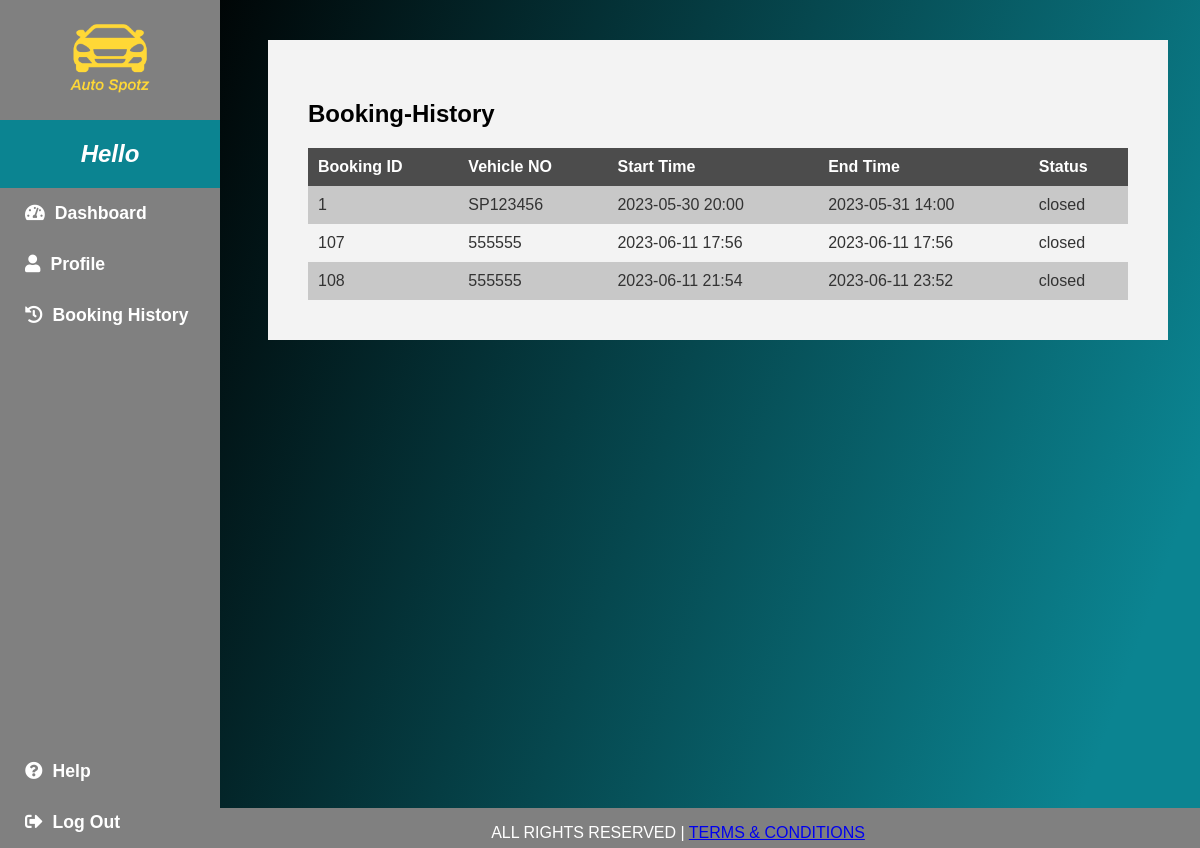
Screenshot of /bookinghistory.php with the database file from the repository.
### tables this page shows
CREATE TABLE `bookings` (
  `Booking_ID` int(4) NOT NULL,
  `User_ID` int(4) NOT NULL,
  `Slot_ID` int(4) NOT NULL,
  `Pay_ID` varchar(4) NOT NULL,
  `Plate_Number` varchar(12) NOT NULL,
  `Phone_No` int(12) NOT NULL,
  `Check_IN` datetime(6) NOT NULL,
  `Check_OUT` datetime(6) NOT NULL,
  `Status` varchar(12) NOT NULL
);

### bookinghistory.php (the view, shortened to what this page needs)
<?php
    include_once 'config.php';
    $query = "SELECT * FROM bookings WHERE Status = 'closed' ";
    $result = mysqli_query($conn, $query);
    if ($result && mysqli_num_rows($result) > 0) {
        while ($row = mysqli_fetch_assoc($result)) {
            $bookingID = $row['Booking_ID'];
            $vehicleNo = $row['Plate_Number'];
            $bookingStartTime = $row['Check_IN'];
            $bookingEndTime = $row['Check_OUT'];
            $status =  $row['Status'];
            $bookings[] = [
                'bookingID' => $bookingID,
                'vehicleNo' => $vehicleNo,
                'bookingStartTime' => $bookingStartTime,
                'bookingEndTime' => $bookingEndTime,
                'status' => $status
            ];
        }
    } else {
        echo "No Previous bookings found.";
    }
?>
<html>
    <head>
        <link rel="stylesheet" type="text/css" href="css/ud-styles.css">
        <link rel="stylesheet" href="https://cdnjs.cloudflare.com/ajax/libs/font-awesome/5.15.3/css/all.min.css" />
    </head>
    <body>
        <div class="sidebar">
            <div class="logo-container">
                <img src="images/logo1.png" alt="logo" class="logo">
            </div>
            <div class="welcome-message">
                 <?php echo "<strong>Hello </strong> ".$_SESSION['Username']; ?>
            </div>
            <ul>
                <li><a href="userdash.php"><i class="fas fa-tachometer-alt"></i>Dashboard</a></li>
                <li><a href="userprofile.php"><i class="fas fa-user"></i>Profile</a></li>
                <li><a href="bookinghistory.php"><i class="fas fa-history"></i>Booking History</a></li>
            </ul>
            <div class="bottom-links">
                <ul>
                    <li class="help"  ><a href="FAQ.html"><i class="fas fa-question-circle"></i>Help</a></li>
                    <li class="logout" ><a href="logout.php"><i class="fas fa-sign-out-alt"></i>Log Out</a></li>
                </ul>
            </div>
        </div>
        <div class="ud-content">
        <h2>Booking-History</h2>
        <table>
            <tr>
                <th>Booking ID</th>
                <th>Vehicle NO</th>
                <th>Start Time</th>
                <th>End Time</th>
                <th>Status</th>
            </tr>
            <?php foreach ($bookings as $booking): ?>
            <tr>
                <td><?php echo $booking['bookingID']; ?></td>
                <td><?php echo $booking['vehicleNo']; ?></td>
                <td><?php echo date('Y-m-d H:i', strtotime($booking['bookingStartTime'])); ?></td>
                <td><?php echo date('Y-m-d H:i', strtotime($booking['bookingEndTime'])); ?></td>
                <td><?php echo $booking['status']; ?></td>
            </tr>
            <?php endforeach; ?>
        </table>
        </div>
        <footer>
           <p>ALL RIGHTS RESERVED | <a href="tnc.html">TERMS & CONDITIONS<a> </p>
        </footer>
    </body>
</html>

### css/ud-styles.css (style rules this page uses)
body { font-family: Arial, sans-serif; background-image: linear-gradient( 109.6deg, rgba(0,0,0,1) 11.2%, rgba(11,132,145,1) 91.1% ); background-size: cover; background-repeat: no-repeat; overflow-x: hidden; width: 100%; min-height: 100vh; color: #333; }
.logo-container { display: flex; justify-content: center; padding: 20px; }
.logo { height: 80px; width: 80px; }
.welcome-message { padding: 20px; color: white; font-size: 1.5em; text-align: center; background-color: rgba(11,132,145,1); font-style: italic; }
.sidebar { height: 100%; width: 220px; background-color: grey; position: fixed; left: 0; top: 0; display: flex; flex-direction: column; height: 100%; }
.sidebar ul { list-style-type: none; padding: 0; margin: 0; margin-bottom: 20px; flex-grow: 1; margin-top: auto; }
.sidebar ul li { padding: 15px; }
.sidebar ul li a { text-decoration: none; color: #ffffff; font-size: 1.1em; transition: color 0.2s; font-weight: 700; padding: 10px; }
.sidebar ul li i { margin-right: 10px; }
.bottom-links { margin-top: auto; }
.bottom-links ul { list-style-type: none; padding: 0; margin: 0; }
.bottom-links ul li { padding: 15px; }
.ud-content { background-color: #f3f3f3;; margin-top: 40px; margin-right: 40px; margin-bottom: 40px; margin-left: 260px; padding: 40px; color: rgb(0, 0, 0); }
footer { background-color: grey; text-align: center; color: white; width: 87%; position: fixed; bottom: 0; height: 40px; right: 0; }
table { width: 100%; border-collapse: collapse; margin-top: 20px; }
th, td { padding: 10px; text-align: left; }
th { background-color: #4c4c4c; color: #fff; }
tr:nth-child(even) { background-color: #c8c8c8; }

### rows the page displays
bookings: Booking_ID "1", Plate_Number "SP123456", Check_IN "2023-05-30 20:00", Check_OUT "2023-05-31 14:00", Status "closed"
bookings: Booking_ID "107", Plate_Number "555555", Check_IN "2023-06-11 17:56", Check_OUT "2023-06-11 17:56", Status "closed"
bookings: Booking_ID "108", Plate_Number "555555", Check_IN "2023-06-11 21:54", Check_OUT "2023-06-11 23:52", Status "closed"
